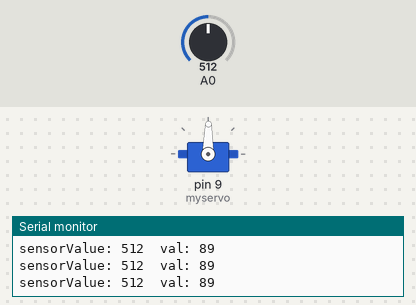
Recording of a sketch running on a simulated Arduino Uno, built with avr-gcc and run on an emulated ATmega328P. Parts: servo, the last lines printed to the serial monitor. The inputs (shaded band) are chosen by the test bench; at power-on: A0 = 512.

Above: at 1.2 s.
1.3 s: A0 set to 562
At 1.8 s:
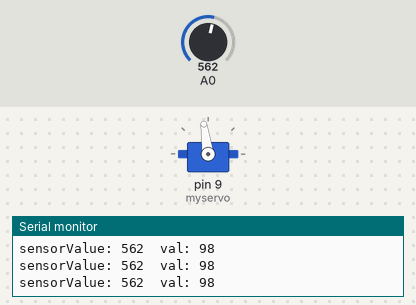
4.3 s: A0 set to 585
At 5.5 s:
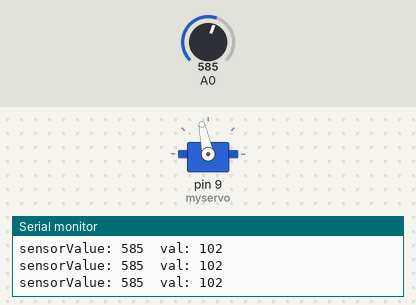
5.8 s: A0 set to 306
At 7.0 s:
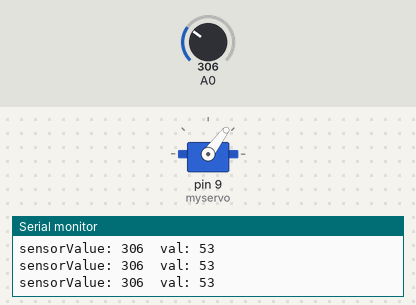
7.3 s: A0 set to 1023
At 8.1 s:
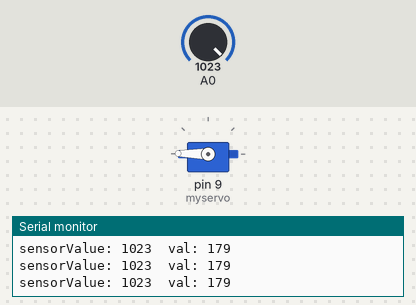
8.8 s: A0 set to 991
At 9.4 s:
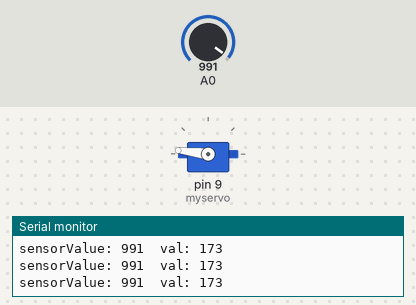
10.3 s: A0 set to 122
At 11.1 s:
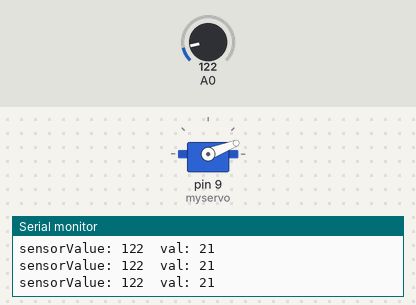
Timing chart, 0 to 12.8 s (numbered marks = the images above; inputs shaded):
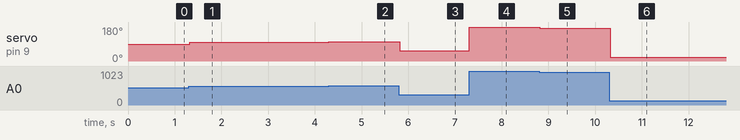

The sketch:

AnalogReadSerial_servo.ino
```cpp
 #include <Servo.h>

Servo myservo;  // create servo object to control a servo


// the setup routine runs once when you press reset:
void setup() {

  // attaches the servo on pin 9 to the servo object
      myservo.attach(9);

  // initialize serial communication at 9600 bits per second:
  Serial.begin(9600);
}

// the loop routine runs over and over again forever:
void loop() {
  // read the input on analog pin 0:
  int sensorValue = analogRead(A0);


  // map the sensorValue(0-1023) to the range of servo (0-179)
  int val = map(sensorValue, 0, 1023, 0, 179);

  // make sure that the val does not go out of the range
  val=constrain(val,0,179);

  // control the servo angle
  myservo.write(val);


  // print out the value you read:
  Serial.print("sensorValue: ");
  Serial.print(sensorValue);
  Serial.print("  val: ");
  Serial.print(val);
  Serial.println();


  delay(15);        // delay in between reads for stability
}
```

Measured:
- after the input at 1.3 s, servo on pin 9 (myservo): 89° → 98° at once
- after the input at 4.3 s, servo on pin 9 (myservo): 98° → 102° at once
- after the input at 5.8 s, servo on pin 9 (myservo): 102° → 53° at once
- after the input at 7.3 s, servo on pin 9 (myservo): 53° → 179° at once
- after the input at 8.8 s, servo on pin 9 (myservo): 179° → 173° at once
- after the input at 10.3 s, servo on pin 9 (myservo): 173° → 21° at once
